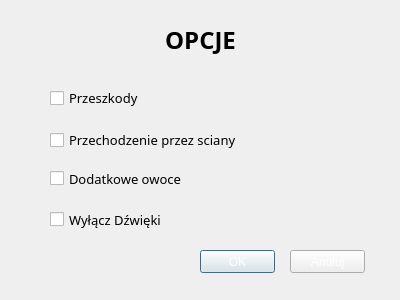
<?xml version="1.0" encoding="UTF-8"?>
<ui version="4.0">
 <class>SetOptions</class>
 <widget class="QDialog" name="SetOptions">
  <property name="geometry">
   <rect>
    <x>0</x>
    <y>0</y>
    <width>400</width>
    <height>300</height>
   </rect>
  </property>
  <property name="windowTitle">
   <string>Options</string>
  </property>
  <property name="toolTipDuration">
   <number>-7</number>
  </property>
  <property name="styleSheet">
   <string notr="true">background-image: url(:/rec/img/grass.jpg);</string>
  </property>
  <property name="modal">
   <bool>false</bool>
  </property>
  <widget class="QCheckBox" name="checkBox">
   <property name="geometry">
    <rect>
     <x>50</x>
     <y>90</y>
     <width>291</width>
     <height>16</height>
    </rect>
   </property>
   <property name="maximumSize">
    <size>
     <width>291</width>
     <height>16</height>
    </size>
   </property>
   <property name="font">
    <font>
     <family>Rockwell</family>
     <pointsize>10</pointsize>
    </font>
   </property>
   <property name="styleSheet">
    <string notr="true">background-image: url(:/rec/img/black.jpg);
color: black;</string>
   </property>
   <property name="text">
    <string>Przeszkody</string>
   </property>
  </widget>
  <widget class="QCheckBox" name="checkBox_3">
   <property name="geometry">
    <rect>
     <x>50</x>
     <y>170</y>
     <width>291</width>
     <height>17</height>
    </rect>
   </property>
   <property name="font">
    <font>
     <family>Rockwell</family>
     <pointsize>10</pointsize>
     <weight>50</weight>
     <bold>false</bold>
    </font>
   </property>
   <property name="styleSheet">
    <string notr="true">background-image: url(:/rec/img/black.jpg);
color: black;</string>
   </property>
   <property name="text">
    <string>Dodatkowe owoce</string>
   </property>
  </widget>
  <widget class="QLabel" name="label">
   <property name="geometry">
    <rect>
     <x>0</x>
     <y>10</y>
     <width>401</width>
     <height>61</height>
    </rect>
   </property>
   <property name="font">
    <font>
     <family>Rockwell Extra Bold</family>
     <weight>75</weight>
     <bold>true</bold>
    </font>
   </property>
   <property name="toolTipDuration">
    <number>6</number>
   </property>
   <property name="styleSheet">
    <string notr="true">background-image: url(:/rec/img/grass.jpg);</string>
   </property>
   <property name="text">
    <string>&lt;html&gt;&lt;head/&gt;&lt;body&gt;&lt;p align=&quot;center&quot;&gt;&lt;span style=&quot; font-size:18pt; color:#000000;&quot;&gt;OPCJE&lt;/span&gt;&lt;/p&gt;&lt;/body&gt;&lt;/html&gt;</string>
   </property>
  </widget>
  <widget class="QPushButton" name="pushButton">
   <property name="geometry">
    <rect>
     <x>200</x>
     <y>250</y>
     <width>75</width>
     <height>23</height>
    </rect>
   </property>
   <property name="contextMenuPolicy">
    <enum>Qt::DefaultContextMenu</enum>
   </property>
   <property name="styleSheet">
    <string notr="true">color: white;</string>
   </property>
   <property name="text">
    <string>OK</string>
   </property>
  </widget>
  <widget class="QCheckBox" name="checkBox_2">
   <property name="geometry">
    <rect>
     <x>50</x>
     <y>130</y>
     <width>291</width>
     <height>20</height>
    </rect>
   </property>
   <property name="font">
    <font>
     <family>Rockwell</family>
     <pointsize>10</pointsize>
    </font>
   </property>
   <property name="styleSheet">
    <string notr="true">background-image: url(:/rec/img/black.jpg);
color: black;</string>
   </property>
   <property name="text">
    <string>Przechodzenie przez sciany</string>
   </property>
  </widget>
  <widget class="QPushButton" name="pushButton_2">
   <property name="geometry">
    <rect>
     <x>290</x>
     <y>250</y>
     <width>75</width>
     <height>23</height>
    </rect>
   </property>
   <property name="styleSheet">
    <string notr="true">color: white;</string>
   </property>
   <property name="text">
    <string>Anuluj</string>
   </property>
  </widget>
  <widget class="QCheckBox" name="checkBox_4">
   <property name="geometry">
    <rect>
     <x>50</x>
     <y>210</y>
     <width>291</width>
     <height>19</height>
    </rect>
   </property>
   <property name="font">
    <font>
     <family>Rockwell</family>
     <pointsize>10</pointsize>
     <weight>50</weight>
     <bold>false</bold>
    </font>
   </property>
   <property name="styleSheet">
    <string notr="true">background-image: url(:/rec/img/black.jpg);
color: black;</string>
   </property>
   <property name="text">
    <string>Wyłącz Dźwięki</string>
   </property>
  </widget>
 </widget>
 <resources/>
 <connections/>
</ui>
